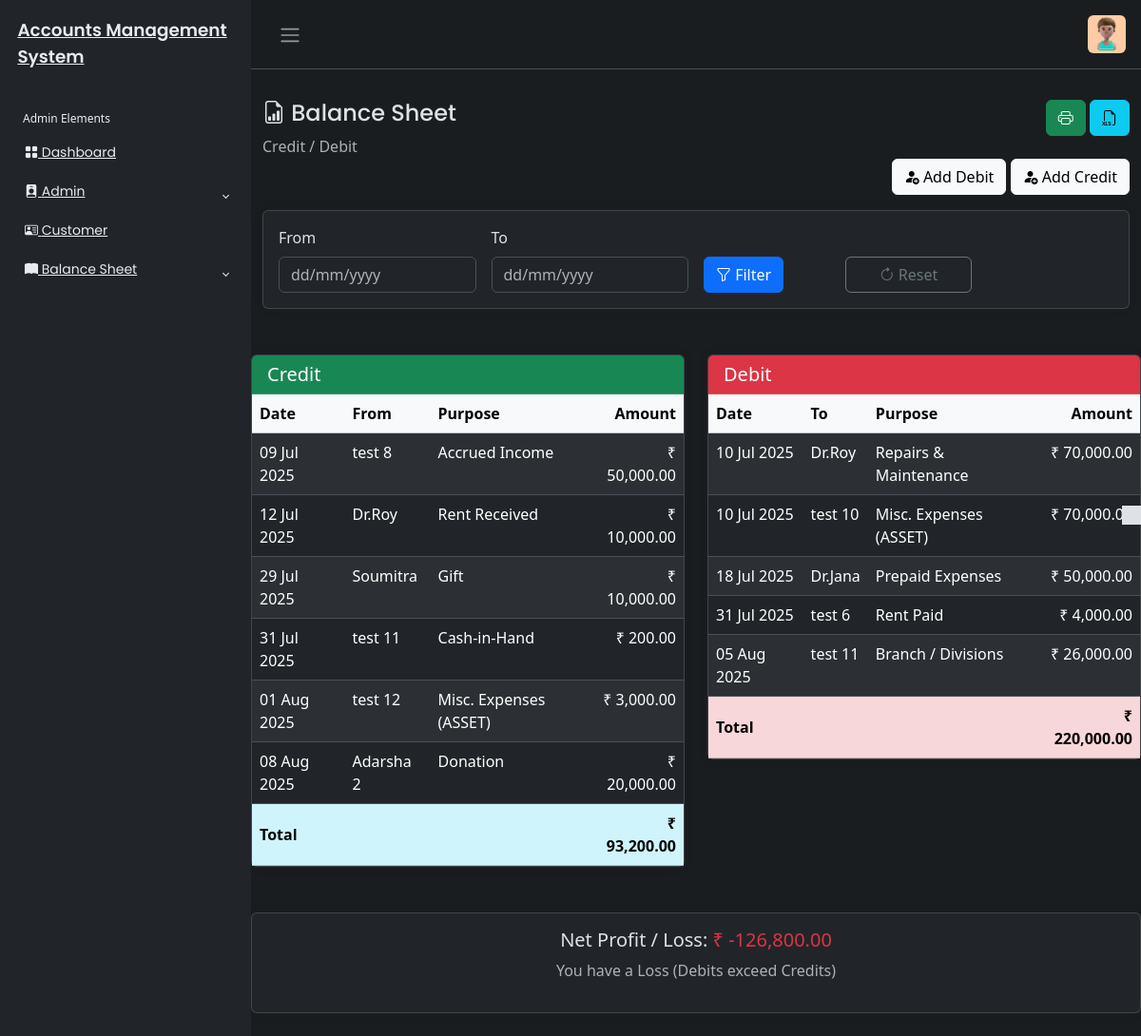
The app's page /BalanceSheet/balance_sheet.php (signed in), older data.
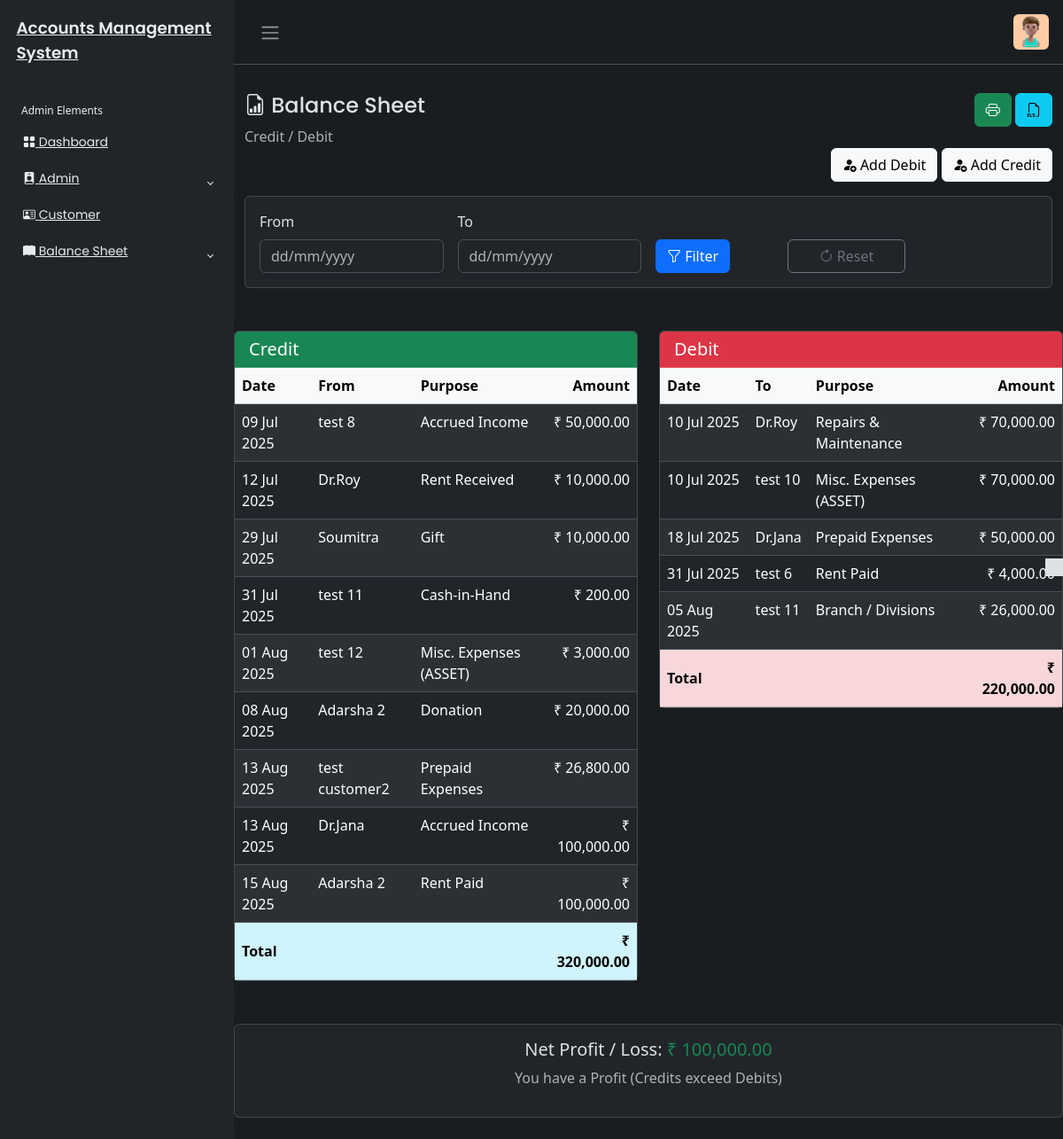
The same page, newer data.
### tables this page shows
CREATE TABLE `credit_tbl` (
  `credit_id` int(200) NOT NULL,
  `amount` varchar(450) NOT NULL,
  `c_date` date NOT NULL,
  `created_at` timestamp NOT NULL DEFAULT current_timestamp(),
  `updated_at` timestamp NOT NULL DEFAULT current_timestamp(),
  `credit_mode` varchar(450) NOT NULL,
  `credit_status` varchar(450) DEFAULT NULL,
  `c_id` int(200) NOT NULL,
  `gl_id` int(20) NOT NULL,
  `acc_id` int(200) NOT NULL,
  `cheque_number` varchar(450) NOT NULL,
  `bank_name` varchar(450) NOT NULL,
  `cheque_date` date NOT NULL
);

CREATE TABLE `customer_tbl` (
  `c_id` int(200) NOT NULL,
  `c_name` varchar(450) NOT NULL,
  `c_phone` varchar(450) NOT NULL,
  `c_email` varchar(450) DEFAULT NULL,
  `c_address` text DEFAULT NULL,
  `c_role` varchar(255) NOT NULL,
  `created_at` timestamp NOT NULL DEFAULT current_timestamp(),
  `updated_at` timestamp NOT NULL DEFAULT current_timestamp(),
  `c_status` varchar(400) DEFAULT NULL
);

CREATE TABLE `gl_tbl` (
  `gl_id` int(200) NOT NULL,
  `gl_name` varchar(450) NOT NULL,
  `gl_descript` varchar(450) NOT NULL,
  `gl_type` varchar(450) NOT NULL,
  `gl_status` varchar(450) DEFAULT NULL,
  `created_at` datetime NOT NULL DEFAULT current_timestamp(),
  `updated_at` datetime NOT NULL DEFAULT current_timestamp()
);

CREATE TABLE `debit_tbl` (
  `debit_id` int(200) NOT NULL,
  `amount` varchar(450) NOT NULL,
  `d_date` date NOT NULL,
  `created_at` timestamp NOT NULL DEFAULT current_timestamp(),
  `updated_at` timestamp NOT NULL DEFAULT current_timestamp(),
  `debit_mode` varchar(450) NOT NULL,
  `debit_status` varchar(450) DEFAULT NULL,
  `dbt_c_id` int(200) NOT NULL,
  `dbt_gl_id` int(20) NOT NULL,
  `dbt_acc_id` int(200) NOT NULL,
  `cheque_number` varchar(450) NOT NULL,
  `bank_name` varchar(450) NOT NULL,
  `cheque_date` date NOT NULL
);

### BalanceSheet/balance_sheet.php (the view, shortened to what the changed rows need)
<?php
include('../includes/header.php');
if ($_SESSION['userAuth'] != "" && $_SESSION['userAuth'] != NULL) {
    include('../includes/sidebar.php');
    $date_sql = "";
    $toDate = $fromDate = "";
    $credit_total = $debit_total = 0;
    if(isset($_POST['submit'])){
        $from = $_POST['from'];
        $fromDate = $from;
        $fromArr = explode("/", $from);
        $from = $fromArr['2'].'-'.$fromArr['1'].'-'.$fromArr['0'];
        $to = $_POST['to'];
        $toDate = $to;
        $toArr = explode("/", $to);
        $to = $toArr['2'].'-'.$toArr['1'].'-'.$toArr['0'];
        $date_sql = "WHERE c_date >= '$from' AND c_date <= '$to'";
        $date_sql_debit = "WHERE d_date >= '$from' AND d_date <= '$to'";
    } else {
        $date_sql_debit = "";
    }
?>
<main class="mt-3 pt-3">
    <div class="container-fluid">
        <div class="row">
            <div class="col-md-8">
              <h4><i class="bi bi-file-earmark-bar-graph"></i> Balance Sheet</h4>
                <p class="text-muted">Credit / Debit</p>
            </div>
            <div class="col-md-4 text-end">
                <button class="btn btn-success" onclick="printBalanceSheet()">
                    <i class="bi bi-printer"></i>
                </button>
                <button class="btn btn-info" onclick="exportToExcel()">
                    <i class="bi bi-filetype-xls"></i>
                </button>
                  <br><br>
                <button type="button" class="btn btn-light " data-bs-toggle="modal" data-bs-target="#debitModal">
                    <i class="bi bi-person-fill-add"></i>
                    Add Debit
                </button>
               <button type="button" class="btn btn-light " data-bs-toggle="modal" data-bs-target="#creditModal">
                   <i class="bi bi-person-fill-add"></i>
                   Add Credit
               </button>
            </div>
        </div>
        <div class="row mt-3">
            <div class="col-md-12">
                <div class="card">
                    <div class="card-body">
                        <form method="POST" class="row g-3">
                            <div class="col-md-3">
                                <label for="from" class="form-label">From</label>
                                <input type="text" class="form-control" id="from" name="from"
                                       value="<?php echo $fromDate; ?>" placeholder="dd/mm/yyyy">
                            </div>
                            <div class="col-md-3">
                                <label for="to" class="form-label">To</label>
                                <input type="text" class="form-control" id="to" name="to"
                                       value="<?php echo $toDate; ?>" placeholder="dd/mm/yyyy">
                            </div>
                            <div class="col-md-2">
                                <label class="form-label">&nbsp;</label>
                                <button type="submit" name="submit" class="btn btn-primary d-block">
                                    <i class="bi bi-funnel"></i> Filter
                                </button>
                            </div>
                            <div class="col-md-2">
                                <label class="form-label">&nbsp;</label>
                                <a href="balance_sheet.php" class="btn btn-outline-secondary d-block">
                                    <i class="bi bi-arrow-clockwise"></i> Reset
                                </a>
                            </div>
                        </form>
                    </div>
                </div>
            </div>
        </div>
          <?php
        require_once('../config/dbcon.php');
        try{
              $credit_query = "SELECT credit_tbl.*, customer_tbl.c_name, gl_tbl.gl_name, account_tbl.acc_num
                           FROM credit_tbl
                           INNER JOIN customer_tbl ON credit_tbl.c_id = customer_tbl.c_id
                           INNER JOIN gl_tbl ON credit_tbl.gl_id = gl_tbl.gl_id
                           INNER JOIN account_tbl ON credit_tbl.acc_id = account_tbl.acc_id
                           $date_sql
                           ORDER BY credit_tbl.c_date ASC";
            $credit_stmt = $pdo->prepare($credit_query);
            $credit_stmt->execute();
            $credit_result = $credit_stmt->fetchAll(PDO::FETCH_ASSOC);
            foreach($credit_result as $credit_row) {
                $credit_total += $credit_row['amount'];
            }
        }
        catch(PDOException $e){
             echo "Error fetching records: " . htmlspecialchars($e->getMessage());
              $credit_result = [];
        }
         try {
            $debit_query = "SELECT debit_tbl.*, customer_tbl.c_name, gl_tbl.gl_name, account_tbl.acc_num
                          FROM debit_tbl
                          INNER JOIN customer_tbl ON debit_tbl.dbt_c_id = customer_tbl.c_id
                          INNER JOIN gl_tbl ON debit_tbl.dbt_gl_id = gl_tbl.gl_id
                          INNER JOIN account_tbl ON debit_tbl.dbt_acc_id = account_tbl.acc_id
                          $date_sql_debit
                          ORDER BY debit_tbl.d_date ASC";
            $debit_stmt = $pdo->prepare($debit_query);
            $debit_stmt->execute();
            $debit_result = $debit_stmt->fetchAll(PDO::FETCH_ASSOC);
            foreach($debit_result as $debit_row) {
                $debit_total += $debit_row['amount'];
            }
        } catch (PDOException $e) {
            echo "Error fetching debit records: " . htmlspecialchars($e->getMessage());
            $debit_result = [];
        }
        $balance = $credit_total - $debit_total;
        ?>
    </div>
        <div class="row mt-4" id="balance-sheet-content">
            <div class="col-md-6">
                <div class="card">
                    <div class="card-header bg-success text-white">
                        <h5 class="mb-0">Credit</h5>
                    </div>
                    <div class="card-body p-0">
                        <table class="table table-striped mb-0">
                            <thead class="table-light">
                                <tr>
                                    <th>Date</th>
                                    <th>From</th>
                                    <th>Purpose</th>
                                    <th class="text-end">Amount</th>
                                </tr>
                            </thead>
                            <tbody>
                                <?php if(empty($credit_result)): ?>
                                <tr>
                                    <td colspan="4" class="text-center text-muted py-4">
                                        No credit transactions found
                                    </td>
                                </tr>
                                <?php else: ?>
                                    <?php foreach($credit_result as $credit_row): ?>
                                    <tr>
                                        <td><?php echo date('d M Y', strtotime($credit_row['c_date'])); ?></td>
                                        <td><?php echo htmlspecialchars($credit_row['c_name']); ?></td>
                                        <td><?php echo htmlspecialchars($credit_row['gl_name']); ?></td>
                                        <td class="text-end">₹ <?php echo number_format($credit_row['amount'], 2); ?></td>
                                    </tr>
                                    <?php endforeach; ?>
                                <?php endif; ?>
                            </tbody>
                            <tfoot class="table-info">
                                <tr>
                                    <th colspan="3">Total</th>
                                    <th class="text-end">₹ <?php echo number_format($credit_total, 2); ?></th>
                                </tr>
                            </tfoot>
                        </table>
                    </div>
                </div>
            </div>
            <div class="col-md-6">
                <div class="card">
                    <div class="card-header bg-danger text-white">
                        <h5 class="mb-0">Debit</h5>
                    </div>
                    <div class="card-body p-0">
                        <table class="table table-striped mb-0">
                            <thead class="table-light">
                                <tr>
                                    <th>Date</th>
                                    <th>To</th>
                                    <th>Purpose</th>
                                    <th class="text-end">Amount</th>
                                </tr>
                            </thead>
                            <tbody>
                                <?php if(empty($debit_result)): ?>
                                <tr>
                                    <td colspan="4" class="text-center text-muted py-4">
                                        No debit transactions found
                                    </td>
                                </tr>
                                <?php else: ?>
                                    <?php foreach($debit_result as $debit_row): ?>
                                    <tr>
                                        <td><?php echo date('d M Y', strtotime($debit_row['d_date'])); ?></td>
                                        <td><?php echo htmlspecialchars($debit_row['c_name']); ?></td>
                                        <td><?php echo htmlspecialchars($debit_row['gl_name']); ?></td>
                                        <td class="text-end">₹ <?php echo number_format($debit_row['amount'], 2); ?></td>
                                    </tr>
                                    <?php endforeach; ?>
                                <?php endif; ?>
                            </tbody>
                            <tfoot class="table-danger">
                                <tr>
                                    <th colspan="3">Total</th>
                                    <th class="text-end">₹ <?php echo number_format($debit_total, 2); ?></th>
                                </tr>
                            </tfoot>
                        </table>
                    </div>
                </div>
            </div>
        </div>
        <div class="row mt-4">
            <div class="col-md-12">
                <div class="card">
                    <div class="card-body text-center">
                        <h5>Net Profit / Loss:
                            <span class="<?php echo $balance >= 0 ? 'text-success' : 'text-danger'; ?>">
                                ₹ <?php echo number_format($balance, 2); ?>
                            </span>
                        </h5>
                        <p class="text-muted">
                            <?php if($balance > 0): ?>
                                You have a Profit (Credits exceed Debits)
                            <?php elseif($balance < 0): ?>
                                You have a Loss (Debits exceed Credits)
                            <?php else: ?>
                                Your accounts are balanced
                            <?php endif; ?>
                        </p>
                    </div>
                </div>
            </div>
        </div>
    </div>
<?php
include('../includes/footer.php');?>
<?php
}else{
    echo '<script>
    alert("Not Authorised!");
    window.location.href = "../index.php";
    </script>';
}
?>

Row changes from the older to the newer data that the page shows:
added credit_tbl: c_date "13 Aug 2025", c.c_name "test customer2", gl.gl_name "Prepaid Expenses", amount "26,800.00"
added credit_tbl: c_date "13 Aug 2025", c.c_name "Dr.Jana", gl.gl_name "Accrued Income", amount "100,000.00"
added credit_tbl: c_date "15 Aug 2025", c.c_name "Adarsha 2", gl.gl_name "Rent Paid", amount "100,000.00"
Text that changed along with them:
$credit_total: "93,200.00" → "320,000.00"
$balance: "-126,800.00" → "100,000.00"
text no longer shown: "You have a Loss (Debits exceed Credits)"
text now shown: "You have a Profit (Credits exceed Debits)"
